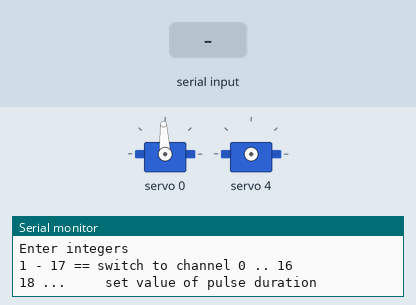
This sketch was run on a simulated Arduino Uno, built with avr-gcc and run on an emulated ATmega328P. On the bench: 2 × servo, the last lines printed to the serial monitor. The inputs (shaded band) are chosen by the test bench.

Above: at 1.2 s.
1.3 s: "90,45\n" received over Serial
At 3.0 s:
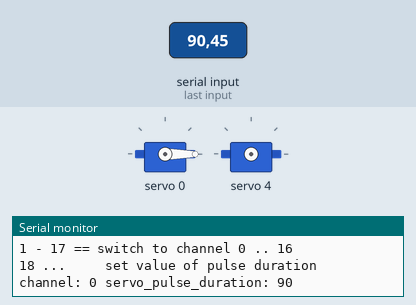
3.5 s: "5\n" received over Serial
At 4.6 s:
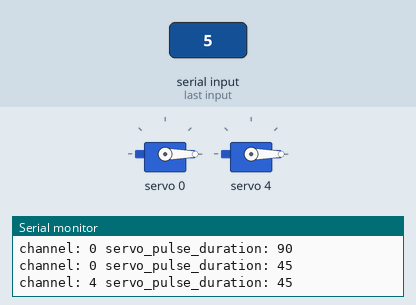
Timing chart, 0 to 6.5 s (numbered marks = the images above; inputs shaded):
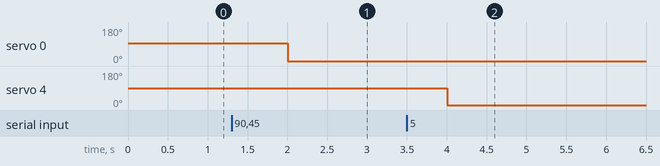

The sketch:

ServoController-PCA9685-16-Channel-find-limits.ino
```cpp
#include <Arduino.h>
#include <PCA9685.h>

//#define OUTPUT_ENABLE_PIN

PCA9685 pca9685;

uint16_t servo_pulse_duration = 1500; // 150ms is about middle

uint8_t channel = 0;
const uint8_t device_address = 0x40;
const size_t output_enable_pin = 2;

const size_t loop_delay = 1000;

void setup()
{

  Serial.begin(115200);

  Serial.println();
  Serial.println("Enter integers");
  Serial.println("1 - 17 == switch to channel 0 .. 16");
  Serial.println("18 ...     set value of pulse duration");


  pca9685.setupSingleDevice(Wire, device_address);

#ifdef OUTPUT_ENABLE_PIN
  pca9685.setupOutputEnablePin(output_enable_pin);
  pca9685.enableOutputs(output_enable_pin);
#endif

  pca9685.setToServoFrequency();

}

void loop() {

  int input = Serial.parseInt() ;
  if ( input == 0 ) {
  } else if ( input < 17) {
    channel = input - 1;
  } else {
    servo_pulse_duration = input;
  }

  if (input > 0) {
    Serial.print("channel: ");
    Serial.print(channel);
    Serial.print(" servo_pulse_duration: ");
    Serial.print(servo_pulse_duration);
    Serial.println();
  }

  if (servo_pulse_duration > 0) {
    pca9685.setChannelServoPulseDuration(channel , servo_pulse_duration);
  }

  delay(loop_delay);
}
```

Measured:
- after the input at 1.3 s, servo 0: 93° → 0° after 0.70 s
- after the input at 3.5 s, servo 4: 90° → 0° after 0.51 s
